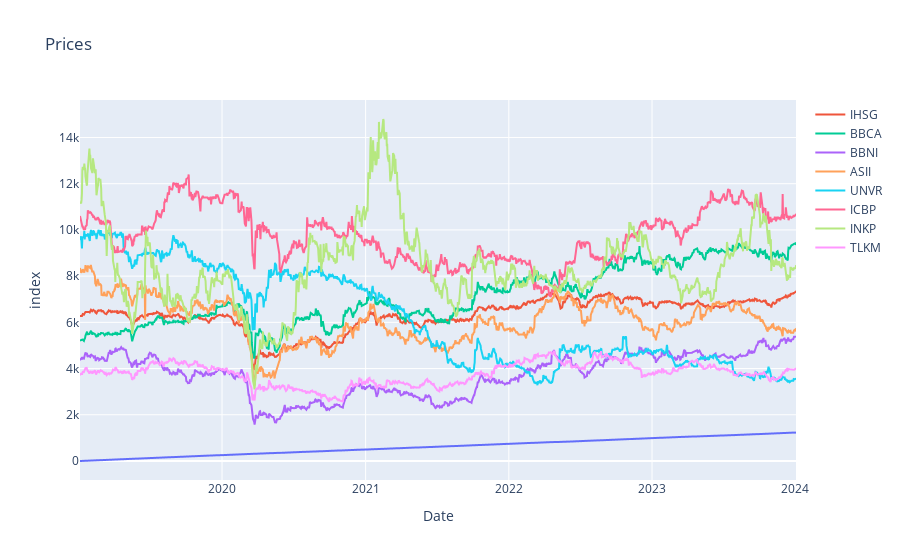

Notebook code for this chart:
### Markdown cell above
## Membaca Dataset Beberapa Saham

### Code cell
def load_and_process_stock_data(spark, ticker):
    # Load stock dataset
    stock_data = spark.read.csv(f'../dataset/{ticker}.JK.csv', header=True)
    stock_data = stock_data.select('Date', 'Close').orderBy('Date')
    
    # Replace empty strings with null values
    stock_data = stock_data.withColumn('Close', when(col('Close') == 'null', F.mean('Close').over(Window.rowsBetween(Window.unboundedPreceding, Window.unboundedFollowing))).otherwise(col('Close')))
    
    # Define the window size for calculating mean
    window_size = 5

    # Define a window specification
    window_spec = Window.orderBy('Date').rowsBetween(-window_size, window_size)

    # Create a new column 'Close' with missing values filled using windowed mean
    stock_data = stock_data.withColumn(
    'Close',
    F.when(F.col('Close').isNull(), F.mean('Close').over(window_spec)).otherwise(F.col('Close'))
)
    
    stock_data = stock_data.withColumnRenamed('Close', ticker)
    
    return stock_data

# Create a Spark session
spark = SparkSession.builder.appName("StockAnalysis").getOrCreate()

# List of stock tickers
stock_tickers = ['', 'BBCA', 'BBNI', 'ASII', 'UNVR', 'ICBP', 'INKP', 'TLKM']

# Load and process stock data for each ticker'

combined_stock = stock_ihsg

for ticker in stock_tickers[1:]:
    stock_data = load_and_process_stock_data(spark, ticker)
    combined_stock = combined_stock.join(stock_data, on='Date', how='inner')

# Show the combined DataFrame
combined_stock.show()

interactive_plot(combined_stock, 'Prices')

### Figure 1 — Plotly figure (JSON) as saved in the notebook; plotly's stock layout.template omitted (floating-point values rounded to 4 significant figures; data arrays with more than 128 entries replaced by an {"elided": "..."} marker saying what was removed)
{"data": [{"hovertemplate": "Date=%{x}<br>index=%{y}<extra></extra>", "legendgroup": "", "line": {"color": "#636efa", "dash": "solid"}, "marker": {"symbol": "circle"}, "mode": "lines", "name": "", "showlegend": false, "type": "scattergl", "x": {"elided": "1231 str values"}, "xaxis": "x", "y": {"elided": "1231 int values"}, "yaxis": "y"}, {"name": "IHSG", "type": "scatter", "x": {"elided": "1231 str values"}, "y": {"elided": "1231 str values"}}, {"name": "BBCA", "type": "scatter", "x": {"elided": "1231 str values"}, "y": {"elided": "1231 str values"}}, {"name": "BBNI", "type": "scatter", "x": {"elided": "1231 str values"}, "y": {"elided": "1231 str values"}}, {"name": "ASII", "type": "scatter", "x": {"elided": "1231 str values"}, "y": {"elided": "1231 str values"}}, {"name": "UNVR", "type": "scatter", "x": {"elided": "1231 str values"}, "y": {"elided": "1231 str values"}}, {"name": "ICBP", "type": "scatter", "x": {"elided": "1231 str values"}, "y": {"elided": "1231 str values"}}, {"name": "INKP", "type": "scatter", "x": {"elided": "1231 str values"}, "y": {"elided": "1231 str values"}}, {"name": "TLKM", "type": "scatter", "x": {"elided": "1231 str values"}, "y": {"elided": "1231 str values"}}], "layout": {"legend": {"tracegroupgap": 0}, "title": {"text": "Prices"}, "xaxis": {"anchor": "y", "domain": [0, 1], "title": {"text": "Date"}}, "yaxis": {"anchor": "x", "domain": [0, 1], "title": {"text": "index"}}}}
